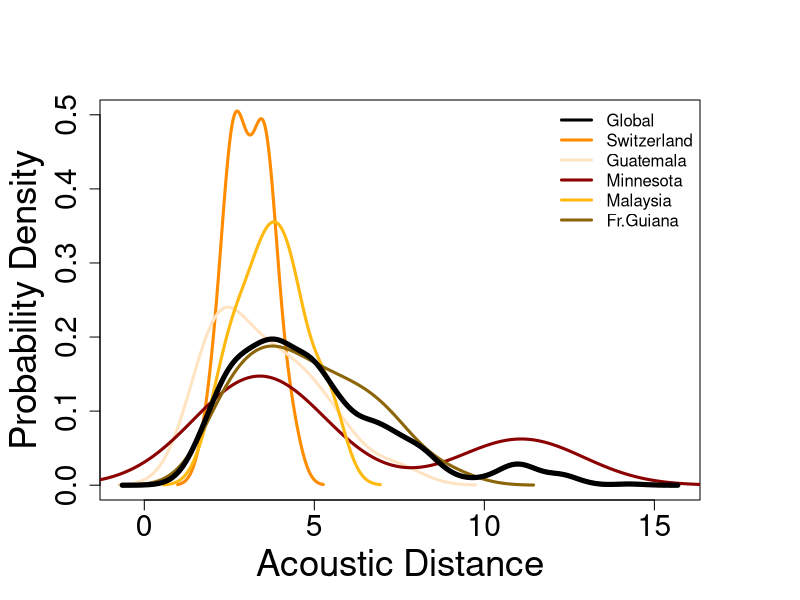
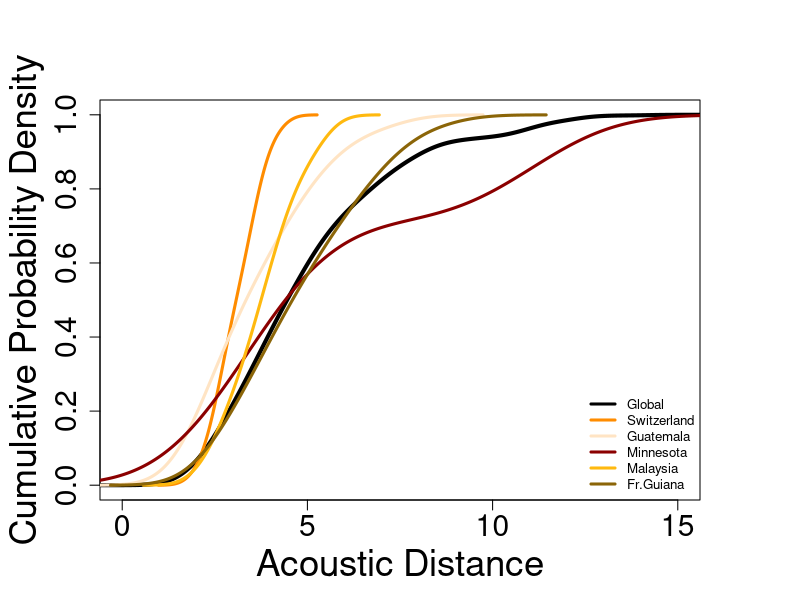

Here is the R script that generated these plots, in order: (Note: this script raises an error after producing the figures.)
# Set working directory to folder with your files (change accordingly)
setwd("../10_Communities_densitycurves/AcousticDistance/")
rm(list=ls())#empty the workspace

library(ggplot2)
# Import all datafiles
AcousticMatrix=read.table(file="Acousticdist_matrix.csv", header=T, sep=",", dec=".", row.names = 1)

AcousticMatrix_Com1=read.table(file="Acousticdist_matrix_community1_Switzerland.csv", header=T, sep=",", dec=".", row.names = 1)
AcousticMatrix_Com2=read.table(file="Acousticdist_matrix_community2_Guatemala.csv", header=T, sep=",", dec=".", row.names = 1)
AcousticMatrix_Com3=read.table(file="Acousticdist_matrix_community3_Minnesota.csv", header=T, sep=",", dec=".", row.names = 1)
AcousticMatrix_Com4=read.table(file="Acousticdist_matrix_community4_Malaysia.csv", header=T, sep=",", dec=".", row.names = 1)
AcousticMatrix_Com5=read.table(file="Acousticdist_matrix_community5_FrGuiana.csv", header=T, sep=",", dec=".", row.names = 1)
AcousticMatrixAllCom=read.table(file="Acousticdist_matrix_ALLcommunities.csv", header=T, sep=",", dec=".", row.names = 1)

######### To plot densities, cannot used a dataframe format
# First, need to format from dataframe to matrix
AcousticMatrix <- as.matrix(AcousticMatrix)
AcousticMatrix_Com1 <- as.matrix(AcousticMatrix_Com1)
AcousticMatrix_Com2 <- as.matrix(AcousticMatrix_Com2)
AcousticMatrix_Com3 <- as.matrix(AcousticMatrix_Com3)
AcousticMatrix_Com4 <- as.matrix(AcousticMatrix_Com4)
AcousticMatrix_Com5 <- as.matrix(AcousticMatrix_Com5)
AcousticMatrixAllCom <- as.matrix(AcousticMatrixAllCom)

# Then possible to extract all values into a single dimension array (which we can then plot)
AcousticsGlobal <- na.omit(as.vector(AcousticMatrix))
AcousticsCom1 <- na.omit(as.vector(AcousticMatrix_Com1))
AcousticsCom2 <- na.omit(as.vector(AcousticMatrix_Com2))
AcousticsCom3 <- na.omit(as.vector(AcousticMatrix_Com3))
AcousticsCom4 <- na.omit(as.vector(AcousticMatrix_Com4))
AcousticsCom5 <- na.omit(as.vector(AcousticMatrix_Com5))
AcousticsAllCom <- na.omit(as.vector(AcousticMatrixAllCom))

# Then compile the kernel density estimation for each dataframe (whole or communities)
densityGlobal <- density(AcousticsGlobal)
densityCom1 <- density(AcousticsCom1)
densityCom2 <- density(AcousticsCom2)
densityCom3 <- density(AcousticsCom3)
densityCom4 <- density(AcousticsCom4)
densityCom5 <- density(AcousticsCom5)
densityAllCom <- density(AcousticsAllCom)

#pdf("DensityPlot_AcousticDistance.pdf")
par(mar=c(5,5,5,5))
plot(densityGlobal$x, densityGlobal$y, col="black", type='l', xlab= "Acoustic Distance", ylim = c(0,0.5), ylab= 'Probability Density', lwd=4, cex.axis= 1.8, cex.lab=2.2)
lines(densityCom1$x, densityCom1$y,type= 'l',col="darkorange", lwd=3)
lines(densityCom2$x, densityCom2$y,type= 'l',col="bisque1", lwd=3)     
lines(densityCom3$x, densityCom3$y,type= 'l',col="darkred", lwd=3)     
lines(densityCom4$x, densityCom4$y,type= 'l',col="darkgoldenrod1", lwd=3)     
lines(densityCom5$x, densityCom5$y,type= 'l',col="darkgoldenrod4", lwd=3)
#lines(densityAllCom$x, densityAllCom$y/max(densityAllCom$y),type = 'l', col = 'darkgray', lwd=4)
lines(densityGlobal$x, densityGlobal$y,type='l', col="black", lwd=5)

legend("topright", c("Global","Switzerland","Guatemala", "Minnesota", "Malaysia", "Fr.Guiana"), cex=1, bty = 'n',
       col=c("black","darkorange", "bisque1", "darkred", "darkgoldenrod1","darkgoldenrod4"), lwd = 3, lty=1)
#dev.off()


# Plot next as a cumulative probability distribution
#pdf("CumProb_AcousticDistance.pdf")
par(mar=c(5,5,5,5))
cum <- cumsum(densityGlobal$y*(densityGlobal$x[2]-densityGlobal$x[1]))
plot(densityGlobal$x, cum, xlim=c(0,15), ylim=c(0,1.0), col="black", type='l', xlab= "Acoustic Distance", ylab= 'Cumulative Probability Density', lwd=4, cex.axis= 1.8, cex.lab=2.2)

cum <- cumsum(densityCom1$y*(densityCom1$x[2]-densityCom1$x[1]))
lines(densityCom1$x, cum,type= 'l',col="darkorange", lwd=3)

cum <- cumsum(densityCom2$y*(densityCom2$x[2]-densityCom2$x[1]))
lines(densityCom2$x, cum,type= 'l',col="bisque1", lwd=3)  

cum <- cumsum(densityCom3$y*(densityCom3$x[2]-densityCom3$x[1]))
lines(densityCom3$x, cum,type= 'l',col="darkred", lwd=3) 

cum <- cumsum(densityCom4$y*(densityCom4$x[2]-densityCom4$x[1]))
lines(densityCom4$x, cum,type= 'l',col="darkgoldenrod1", lwd=3)     
cum <- cumsum(densityCom5$y*(densityCom5$x[2]-densityCom5$x[1]))
lines(densityCom5$x, cum,type= 'l',col="darkgoldenrod4", lwd=3)  
legend("bottomright", c("Global","Switzerland","Guatemala", "Minnesota", "Malaysia", "Fr.Guiana"), cex=0.8, 
       col=c("black","darkorange", "bisque1", "darkred", "darkgoldenrod1","darkgoldenrod4"), lwd = 3, lty=1, bty = "n")
#dev.off()




wilcoxTest1 <- wilcox.test(x = AcousticsGlobal, y = AcousticsCom1)
qnorm(wilcoxTest1$p.value/2)
wilcoxTest2 <- wilcox.test(x = AcousticsGlobal, y = AcousticsCom2)
qnorm(wilcoxTest2$p.value/2)
wilcoxTest3 <- wilcox.test(x = AcousticsGlobal, y = AcousticsCom3)
qnorm(wilcoxTest3$p.value/2)
wilcoxTest4 <- wilcox.test(x = AcousticsGlobal, y = AcousticsCom4)
qnorm(wilcoxTest4$p.value/2)
wilcoxTest5 <- wilcox.test(x = AcousticsGlobal, y = AcousticsCom5)
qnorm(wilcoxTest5$p.value/2)

p.adjust(as.vector(c(wilcoxTest1$p.value,wilcoxTest2$p.value,wilcoxTest3$p.value,wilcoxTest4$p.value,wilcoxTest5$p.value)),method = 'bonferroni', n=5) 



######################################
# Above was the analysis to plot the probability densities from real communities. Now using simulated communities for comparison:

data=read.table(file="Acoustic_species_postDFA.csv", header=T, sep=",",dec=".")
AcousticMatrix=read.table(file="Acousticdist_matrix.csv", header=T, sep=",", dec=".", row.names = 1)

Data_AC_Strat <- droplevels(data[data$AcousticClust==1,])
Data_DK_Strat <- droplevels(data[data$AcousticClust==2,])
Data_SF_Strat <- droplevels(data[data$AcousticClust==3,])
Data_SS_Strat <- droplevels(data[data$AcousticClust==4,])
Data_RS_Strat <- droplevels(data[data$AcousticClust==5,])
Data_IS_Strat <- droplevels(data[data$AcousticClust==6,])

# Perform this simulation nBoot times
nBoot <- 100

# Look at range to get an idea
xmin <- min(c(min(densityCom1$x),min(densityCom2$x),min(densityCom3$x),
              min(densityCom4$x),min(densityCom5$x)))
xmax <- max(c(max(densityCom1$x),max(densityCom2$x),max(densityCom3$x),
              max(densityCom4$x),max(densityCom5$x)))

# Need power of 2 for density function
xrange <- seq(-2.85, 16.3, by=0.15) ######## here get 128 values to match what the density function outputs
nx <- length(xrange)

# Make space to store densities
RealDensity <- matrix(nrow=nBoot, ncol=nx)
RandomDensity <- matrix(nrow=nBoot, ncol=nx)
SameDensity <- matrix(nrow=nBoot, ncol=nx)
DiffDensity <- matrix(nrow=nBoot, ncol=nx)

for (iboot in 1:nBoot) {

### Need to create 6 communities (one per drum type) of 5 species where, for each community, the 5 species have the same drum type

# community RS
RS_species_index <- sample(length(levels(Data_RS_Strat$Species)),5, replace = F)
RS_species <- droplevels(Data_RS_Strat[Data_RS_Strat$Species %in% levels(Data_RS_Strat$Species)[RS_species_index],])

# community IS
IS_species_index <- sample(length(levels(Data_IS_Strat$Species)),5, replace = F)
IS_species <- droplevels(Data_IS_Strat[Data_IS_Strat$Species %in% levels(Data_IS_Strat$Species)[IS_species_index],])

# community AC
AC_species_index <- sample(length(levels(Data_AC_Strat$Species)),5, replace = F)
AC_species <- droplevels(Data_AC_Strat[Data_AC_Strat$Species %in% levels(Data_AC_Strat$Species)[AC_species_index],])

# community DK
DK_species_index <- sample(length(levels(Data_DK_Strat$Species)),5, replace = F)
DK_species <- droplevels(Data_DK_Strat[Data_DK_Strat$Species %in% levels(Data_DK_Strat$Species)[DK_species_index],])

# community SF
SF_species_index <- sample(length(levels(Data_SF_Strat$Species)),5, replace = F)
SF_species <- droplevels(Data_SF_Strat[Data_SF_Strat$Species %in% levels(Data_SF_Strat$Species)[SF_species_index],])

# community SS
SS_species_index <- sample(length(levels(Data_SS_Strat$Species)),5, replace = F)
SS_species <- droplevels(Data_SS_Strat[Data_SS_Strat$Species %in% levels(Data_SS_Strat$Species)[SS_species_index],])


### In addition, creating 4 communities with 6 species where, for each community, the 6 species 
### have the same drum type (IS and RS cannot be used as each of these drum types is used only by 5 species)
# community AC_2
AC_species_index2 <- sample(length(levels(Data_AC_Strat$Species)),6, replace = F)
AC_species2 <- droplevels(Data_AC_Strat[Data_AC_Strat$Species %in% levels(Data_AC_Strat$Species)[AC_species_index2],])

# community DK_2
DK_species_index2 <- sample(length(levels(Data_DK_Strat$Species)),6, replace = F)
DK_species2 <- droplevels(Data_DK_Strat[Data_DK_Strat$Species %in% levels(Data_DK_Strat$Species)[DK_species_index2],])

# community SF_2
SF_species_index2 <- sample(length(levels(Data_SF_Strat$Species)),6, replace = F)
SF_species2 <- droplevels(Data_SF_Strat[Data_SF_Strat$Species %in% levels(Data_SF_Strat$Species)[SF_species_index2],])

# community SS_2
SS_species_index2 <- sample(length(levels(Data_SS_Strat$Species)),6, replace = F)
SS_species2 <- droplevels(Data_SS_Strat[Data_SS_Strat$Species %in% levels(Data_SS_Strat$Species)[SS_species_index2],])


communityList <- list(RS_species,IS_species,AC_species,DK_species,SF_species,SS_species,AC_species2,DK_species2,SF_species2,SS_species2)
# communityList <- list(RS_species) #checkup line to run one community at a time


# prepare a vector to store the correct classification index values
sameStrat_Comm = c()

for (community in communityList){
  ACMatrix <- as.matrix(AcousticMatrix[rownames(AcousticMatrix)%in% community$Species, colnames(AcousticMatrix)%in% community$Species]) # Rownames(AcousticMatrix) should be = to colnames(AcousticMatrix)
  acousticDistanceVector <- na.omit(as.vector(ACMatrix))
  sameStrat_Comm <- c(sameStrat_Comm, acousticDistanceVector) # vector of 120 values (6 times 10 values, i.e. 10 values per drum type ; + 4 times 15 values)
  
  print(ACMatrix)
  
}

# Now plotting density curves based on CCI (correct classification index = the values stored in the vector created prior to the for loop)
#AcDist_sameStrat_Comm <- density(sameStrat_Comm)
AcDist_sameStrat_Comm <- density(sameStrat_Comm, from=-2.85, to=16.3, n=128)
SameDensity[iboot,] <- AcDist_sameStrat_Comm$y


#par(mar=c(5,5,5,5))
#plot(AcDist_sameStrat_Comm$x, AcDist_sameStrat_Comm$y, xlim=c(0,15), col="red", type='l', xlab= "Correct classification Index", ylab= 'Probability density', lwd=4, cex.axis= 1.8, cex.lab=2.2)

#write.csv(sameStrat_Comm,'sameStrat_CommVector_AcDist.csv')






##############################
### Then need to create 6 communities of 5 species and 4 communities of 6 species where each species has a different drum type
data=read.table(file="Acoustic_species_postDFA.csv", header=T, sep=",",dec=".")
AcousticMatrix=read.table(file="Acousticdist_matrix.csv", header=T, sep=",", dec=".", row.names = 1)

Data_AC_Strat <- droplevels(data[data$AcousticClust==1,])
Data_DK_Strat <- droplevels(data[data$AcousticClust==2,])
Data_SF_Strat <- droplevels(data[data$AcousticClust==3,])
Data_SS_Strat <- droplevels(data[data$AcousticClust==4,])
Data_RS_Strat <- droplevels(data[data$AcousticClust==5,])
Data_IS_Strat <- droplevels(data[data$AcousticClust==6,])


# prepare a vector to storage the correct classification index values
diffStrat_Comm = c()


# create 2 for loops: one to create 6 communities of 5 species, another to create 4 communities of 6 species 
for (counter in 1:6){
  # community RS
  RS_singlespecies_index <- sample(length(levels(Data_RS_Strat$Species)),1, replace = F)
  RS_singlespecies <- droplevels(Data_RS_Strat[Data_RS_Strat$Species %in% levels(Data_RS_Strat$Species)[RS_singlespecies_index],])
  
  # community IS
  IS_singlespecies_index <- sample(length(levels(Data_IS_Strat$Species)),1, replace = F)
  IS_singlespecies <- droplevels(Data_IS_Strat[Data_IS_Strat$Species %in% levels(Data_IS_Strat$Species)[IS_singlespecies_index],])
  
  # community AC
  AC_singlespecies_index <- sample(length(levels(Data_AC_Strat$Species)),1, replace = F)
  AC_singlespecies <- droplevels(Data_AC_Strat[Data_AC_Strat$Species %in% levels(Data_AC_Strat$Species)[AC_singlespecies_index],])
  
  # community DK
  DK_singlespecies_index <- sample(length(levels(Data_DK_Strat$Species)),1, replace = F)
  DK_singlespecies <- droplevels(Data_DK_Strat[Data_DK_Strat$Species %in% levels(Data_DK_Strat$Species)[DK_singlespecies_index],])
  
  # community SF
  SF_singlespecies_index <- sample(length(levels(Data_SF_Strat$Species)),1, replace = F)
  SF_singlespecies <- droplevels(Data_SF_Strat[Data_SF_Strat$Species %in% levels(Data_SF_Strat$Species)[SF_singlespecies_index],])
  
  # community SS
  SS_singlespecies_index <- sample(length(levels(Data_SS_Strat$Species)),1, replace = F)
  SS_singlespecies <- droplevels(Data_SS_Strat[Data_SS_Strat$Species %in% levels(Data_SS_Strat$Species)[SS_singlespecies_index],])
  
  
  speciesList <- list(RS_singlespecies, IS_singlespecies, AC_singlespecies, DK_singlespecies, SF_singlespecies, SS_singlespecies)
  FivespeciesListsample <- sample(speciesList,5, replace = F)
  FivespeciesList <- droplevels(do.call(rbind.data.frame, FivespeciesListsample)) # At each iteration of the counter, this is the community with 5 species that we use
  
  ACMatrix <- as.matrix(AcousticMatrix[rownames(AcousticMatrix)%in% FivespeciesList$Species, colnames(AcousticMatrix)%in% FivespeciesList$Species]) # Rownames(AcousticMatrix) should be = to colnames(AcousticMatrix)
  acousticDistanceVector <- na.omit(as.vector(ACMatrix))
  diffStrat_Comm <- c(diffStrat_Comm, acousticDistanceVector) # vector of 60 values (6 times 10 values, i.e. 10 values per drum type)
  
  print(ACMatrix)
  
}

for (counter in 1:4){
  # community RS
  RS_singlespecies_index <- sample(length(levels(Data_RS_Strat$Species)),1, replace = F)
  RS_singlespecies <- droplevels(Data_RS_Strat[Data_RS_Strat$Species %in% levels(Data_RS_Strat$Species)[RS_singlespecies_index],])
  
  # community IS
  IS_singlespecies_index <- sample(length(levels(Data_IS_Strat$Species)),1, replace = F)
  IS_singlespecies <- droplevels(Data_IS_Strat[Data_IS_Strat$Species %in% levels(Data_IS_Strat$Species)[IS_singlespecies_index],])
  
  # community AC
  AC_singlespecies_index <- sample(length(levels(Data_AC_Strat$Species)),1, replace = F)
  AC_singlespecies <- droplevels(Data_AC_Strat[Data_AC_Strat$Species %in% levels(Data_AC_Strat$Species)[AC_singlespecies_index],])
  
  # community DK
  DK_singlespecies_index <- sample(length(levels(Data_DK_Strat$Species)),1, replace = F)
  DK_singlespecies <- droplevels(Data_DK_Strat[Data_DK_Strat$Species %in% levels(Data_DK_Strat$Species)[DK_singlespecies_index],])
  
  # community SF
  SF_singlespecies_index <- sample(length(levels(Data_SF_Strat$Species)),1, replace = F)
  SF_singlespecies <- droplevels(Data_SF_Strat[Data_SF_Strat$Species %in% levels(Data_SF_Strat$Species)[SF_singlespecies_index],])
  
  # community SS
  SS_singlespecies_index <- sample(length(levels(Data_SS_Strat$Species)),1, replace = F)
  SS_singlespecies <- droplevels(Data_SS_Strat[Data_SS_Strat$Species %in% levels(Data_SS_Strat$Species)[SS_singlespecies_index],])
  
  
  SixspeciesList <- droplevels(as.data.frame(rbind(RS_singlespecies, IS_singlespecies, AC_singlespecies, DK_singlespecies, SF_singlespecies, SS_singlespecies))) # At each iteration of the counter, this is the community with 6 species that we use
  
  ACMatrix <- as.matrix(AcousticMatrix[rownames(AcousticMatrix)%in% SixspeciesList$Species, colnames(AcousticMatrix)%in% SixspeciesList$Species]) # Rownames(AcousticMatrix) should be = to colnames(AcousticMatrix)
  acousticDistanceVector <- na.omit(as.vector(ACMatrix))
  diffStrat_Comm <- c(diffStrat_Comm, acousticDistanceVector) # vector of 120 values (6 times 10 values, i.e. 10 values per drum type ; + 4 times 15 values)
  
  print(ACMatrix)
  
}

# Now plotting density curves based on CCI (correct classification index = the values stored in the vector created prior to the for loop)
#AcDist_diffStrat_Comm <- density(diffStrat_Comm)
AcDist_diffStrat_Comm <- density(diffStrat_Comm, from=-2.85, to=16.3, n=128)
DiffDensity[iboot,] <- AcDist_diffStrat_Comm$y

#par(mar=c(5,5,5,5))
#plot(AcDist_diffStrat_Comm$x, AcDist_diffStrat_Comm$y, xlim=c(0,15), col="red", type='l', xlab= "Correct classification Index", ylab= 'Probability density', lwd=4, cex.axis= 1.8, cex.lab=2.2)

#write.csv(diffStrat_Comm,'diffStrat_CommVector_AcDist.csv')


  



##############################
### Need to create 6 communities of 5 random species and 4 communities of 6 random species (note that random species are chosen from within the pool of 5 communities)
data=read.table(file="Acoustic_species_postDFA_AllComm.csv", header=T, sep=",", dec=".")
#data=read.table(file="Acoustic_species_postDFA.csv", header=T, sep=",", dec=".") # alternative with full dataset

AcousticMatrix=read.table(file="Acousticdist_matrix.csv", header=T, sep=",", dec=".", row.names = 1)


# prepare a vector to storage the correct classification index values
randomStrat_Comm = c()

# create 6 random communities of 5 species
for (counter in 1:6){
  randomCom_index <- sample(length(levels(data$Species)),5, replace = F)
  randomCom <- droplevels(data[data$Species %in% levels(data$Species)[randomCom_index],])
  
  ACMatrix <- as.matrix(AcousticMatrix[rownames(AcousticMatrix)%in% randomCom$Species, colnames(AcousticMatrix)%in% randomCom$Species]) # Rownames(AcousticMatrix) should be = to colnames(AcousticMatrix)
  acousticDistanceVector <- na.omit(as.vector(ACMatrix))
  randomStrat_Comm <- c(randomStrat_Comm, acousticDistanceVector) # vector of 60 values (6 times 10 values, i.e. 10 values per community)
  
  print (ACMatrix)#checkupline to visualize the correct classification index matrices that are created
  
}

# create 4 random communities of 6 species
for (counter in 1:4){
  randomCom_index <- sample(length(levels(data$Species)),6, replace = F)
  randomCom <- droplevels(data[data$Species %in% levels(data$Species)[randomCom_index],])
  
  ACMatrix <- as.matrix(AcousticMatrix[rownames(AcousticMatrix)%in% randomCom$Species, colnames(AcousticMatrix)%in% randomCom$Species]) # Rownames(AcousticMatrix) should be = to colnames(AcousticMatrix)
  acousticDistanceVector <- na.omit(as.vector(ACMatrix))
  randomStrat_Comm <- c(randomStrat_Comm, acousticDistanceVector) # vector of 60 values (4 times 15 values, i.e. 15 values per community)
  
  print (ACMatrix)#checkupline to visualize the correct classification index matrices that are created
}

# Now plotting density curves based on CCI (correct classification index = the values stored in the vector created prior to the for loop)
AcDist_randomStrat_Comm <- density(randomStrat_Comm)
AcDist_randomStrat_Comm <- density(randomStrat_Comm,from=-2.85, to=16.3, n=128)
RandomDensity[iboot,] <- AcDist_randomStrat_Comm$y

#par(mar=c(5,5,5,5))
#plot(AcDist_randomStrat_Comm$x, AcDist_randomStrat_Comm$y, xlim=c(0,15), col="red", type='l', xlab= "Correct classification Index", ylab= 'Probability density', lwd=4, cex.axis= 1.8, cex.lab=2.2)


#write.csv(randomStrat_Comm,'randomStrat_CommVector_AcDist.csv')


  
  
  




##############################
### Finally, need to use real communities, creating 5 communities of 5 species (random sampling of 5 species once from each real community) and 5 communities of 6 species
### Note that, to use a similar number of correct classification values from '5-species communities' and '6-species communities', 
### we will need to downsample the number of values from the 5 communities with 6 species. Yet, those are created to provide a balanced sampling between real communities

AcousticMatrix_Com1=read.table(file="Acousticdist_matrix_community1_Switzerland.csv", header=T, sep=",", dec=".", row.names = 1)
AcousticMatrix_Com2=read.table(file="Acousticdist_matrix_community2_Guatemala.csv", header=T, sep=",", dec=".", row.names = 1)
AcousticMatrix_Com3=read.table(file="Acousticdist_matrix_community3_Minnesota.csv", header=T, sep=",", dec=".", row.names = 1)
AcousticMatrix_Com4=read.table(file="Acousticdist_matrix_community4_Malaysia.csv", header=T, sep=",", dec=".", row.names = 1)
AcousticMatrix_Com5=read.table(file="Acousticdist_matrix_community5_FrGuiana.csv", header=T, sep=",", dec=".", row.names = 1)

real_Comm <- c()
# first choosing 5 species among each of the real communities. Thus creating 50 values (5 times 10 values, i.e. 10 values per community)
com1_5sp_index <- sample(length(colnames(AcousticMatrix_Com1)),5, replace = F)
com1_5sp <- na.omit(as.vector(as.matrix(AcousticMatrix_Com1[c(sort(com1_5sp_index)),c(sort(com1_5sp_index))])))
print(AcousticMatrix_Com1[c(sort(com1_5sp_index)),c(sort(com1_5sp_index))])
  
com2_5sp_index <- sample(length(colnames(AcousticMatrix_Com2)),5, replace = F)
com2_5sp <- na.omit(as.vector(as.matrix(AcousticMatrix_Com2[c(sort(com2_5sp_index)),c(sort(com2_5sp_index))])))
print(AcousticMatrix_Com2[c(sort(com2_5sp_index)),c(sort(com2_5sp_index))])

com3_5sp_index <- sample(length(colnames(AcousticMatrix_Com3)),5, replace = F)
com3_5sp <- na.omit(as.vector(as.matrix(AcousticMatrix_Com3[c(sort(com3_5sp_index)),c(sort(com3_5sp_index))])))
print(AcousticMatrix_Com3[c(sort(com3_5sp_index)),c(sort(com3_5sp_index))])

com4_5sp_index <- sample(length(colnames(AcousticMatrix_Com4)),5, replace = F)
com4_5sp <- na.omit(as.vector(as.matrix(AcousticMatrix_Com4[c(sort(com4_5sp_index)),c(sort(com4_5sp_index))])))
print(AcousticMatrix_Com4[c(sort(com4_5sp_index)),c(sort(com4_5sp_index))])  

com5_5sp_index <- sample(length(colnames(AcousticMatrix_Com5)),5, replace = F)
com5_5sp <- na.omit(as.vector(as.matrix(AcousticMatrix_Com5[c(sort(com5_5sp_index)),c(sort(com5_5sp_index))])))
print(AcousticMatrix_Com5[c(sort(com5_5sp_index)),c(sort(com5_5sp_index))])

real_Comm <- c(com1_5sp, com2_5sp, com3_5sp, com4_5sp, com5_5sp)


# then choosing 6 species among each of the real communities. Thus creating 50 values (5 times 15 values, minus random selection of 25 points to balance wight of 5specie and 6species in the set of acoustic distance values)
com1_6sp_index <- sample(length(colnames(AcousticMatrix_Com1)),6, replace = F)
com1_6sp <- na.omit(as.vector(as.matrix(AcousticMatrix_Com1[c(sort(com1_6sp_index)),c(sort(com1_6sp_index))])))
print(AcousticMatrix_Com1[c(sort(com1_6sp_index)),c(sort(com1_6sp_index))])

com2_6sp_index <- sample(length(colnames(AcousticMatrix_Com2)),6, replace = F)
com2_6sp <- na.omit(as.vector(as.matrix(AcousticMatrix_Com2[c(sort(com2_6sp_index)),c(sort(com2_6sp_index))])))
print(AcousticMatrix_Com2[c(sort(com2_6sp_index)),c(sort(com2_6sp_index))])

com3_6sp_index <- sample(length(colnames(AcousticMatrix_Com3)),6, replace = F)
com3_6sp <- na.omit(as.vector(as.matrix(AcousticMatrix_Com3[c(sort(com3_6sp_index)),c(sort(com3_6sp_index))])))
print(AcousticMatrix_Com3[c(sort(com3_6sp_index)),c(sort(com3_6sp_index))])

com4_6sp_index <- sample(length(colnames(AcousticMatrix_Com4)),6, replace = F)
com4_6sp <- na.omit(as.vector(as.matrix(AcousticMatrix_Com4[c(sort(com4_6sp_index)),c(sort(com4_6sp_index))])))
print(AcousticMatrix_Com4[c(sort(com4_6sp_index)),c(sort(com4_6sp_index))])

com5_6sp_index <- sample(length(colnames(AcousticMatrix_Com5)),6, replace = F)
com5_6sp <- na.omit(as.vector(as.matrix(AcousticMatrix_Com5[c(sort(com5_6sp_index)),c(sort(com5_6sp_index))])))
print(AcousticMatrix_Com5[c(sort(com5_6sp_index)),c(sort(com5_6sp_index))])

real_Comm_tmp <- c(com1_6sp, com2_6sp, com3_6sp, com4_6sp, com5_6sp)

real_Comm_tmp_downsampled <- sample(real_Comm_tmp,50, replace = F)
real_Comm <- c(real_Comm, real_Comm_tmp_downsampled) # vector of 100 values (5 times 10 values + "5 times 15 values - 25 values")

# Now plotting density curves based on CCI (correct classification index = the values stored in the vector created prior to the for loop)
#Ac_Dist_real_Comm <- density(real_Comm)
Ac_Dist_real_Comm <- density(real_Comm, from=-2.85, to=16.3, n=128)
RealDensity[iboot,] <- Ac_Dist_real_Comm$y

#par(mar=c(5,5,5,5))
#plot(Ac_Dist_real_Comm$x, Ac_Dist_real_Comm$y, xlim=c(0,15), col="red", type='l', xlab= "Correct classification Index", ylab= 'Probability density', lwd=4, cex.axis= 1.8, cex.lab=2.2)


#write.csv(real_Comm,'real_CommVector_AcDist.csv')

}
#   End of boot strap loop


# Make a gg plot for Density Functions
RealDensityMean <- colMeans(RealDensity)
RandomDensityMean <- colMeans(RandomDensity)
SameDensityMean <- colMeans(SameDensity)
DiffDensityMean <- colMeans(DiffDensity)

RealDensitySD <- apply(RealDensity, 2, sd)
RandomDensitySD <- apply(RandomDensity, 2, sd)
SameDensitySD <- apply(SameDensity, 2, sd)
DiffDensitySD <- apply(DiffDensity, 2, sd)

dataPlot <- data.frame(xrange, RealDensityMean, RandomDensityMean, SameDensityMean, DiffDensityMean, RealDensitySD, RandomDensitySD, SameDensitySD, DiffDensitySD)

# Use ggplot to make nice error bar plots
plot.density<- ggplot(dataPlot, aes(x=xrange))

plot.density <- plot.density + geom_line(aes(y=RealDensityMean, colour='Real'),lwd=1.5 ) 
plot.density <- plot.density + geom_ribbon(aes(ymin=RealDensityMean-RealDensitySD, ymax=RealDensityMean-RealDensitySD),alpha=.3, fill = 'black')

plot.density <- plot.density +
  geom_line(aes(y=RandomDensityMean, colour='Random'), lty='dashed') 
plot.density <- plot.density +
  geom_ribbon(aes(ymin=RandomDensityMean-RandomDensitySD, ymax=RandomDensityMean+RandomDensitySD), alpha=.3, fill = 'grey')

plot.density <- plot.density +
  geom_line(aes(x=xrange, y=SameDensityMean, colour='Same'), lty='dashed') 
plot.density <- plot.density +
  geom_ribbon(aes(ymin=SameDensityMean-SameDensitySD, ymax=SameDensityMean+SameDensitySD), alpha=.3, fill = 'blue')

plot.density <- plot.density +
  geom_line(aes(x=xrange, y=DiffDensityMean, colour='Diff'), lty='dashed')
plot.density <- plot.density +
  geom_ribbon(aes(ymin=DiffDensityMean-DiffDensitySD, ymax=DiffDensityMean+DiffDensitySD),alpha=.3, fill = 'red')

plot.density <- plot.density + labs(x="Acoustic distance", y = "Probability density") + ylim(c(-0.01, 0.35)) +  xlim(c(0, 15)) +
  theme_classic() +
  theme(legend.position=c(0.8,0.8)) +
  scale_colour_manual(values = c('red', 'grey', 'black', 'blue'), name=NULL)

plot.density

#ggsave("AcDistanceSimulationsProb.pdf", device = "pdf", width = 15, height = 10, units = "cm")

######### Repeat for Cumulative distributions  ###############
dx <- xrange[2]-xrange[1]
# Make space to store cumulative distributions
RealCum <- matrix(nrow=nBoot, ncol=nx)
RandomCum <- matrix(nrow=nBoot, ncol=nx)
SameCum <- matrix(nrow=nBoot, ncol=nx)
DiffCum <- matrix(nrow=nBoot, ncol=nx)

for (i in 1:nBoot) {
  RealCum[i,] <- cumsum(RealDensity[i,])*dx
  RandomCum[i,] <- cumsum(RandomDensity[i,])*dx
  SameCum[i,] <- cumsum(SameDensity[i,])*dx
  DiffCum[i,] <- cumsum(DiffDensity[i,])*dx
}

# Make a gg plot for Cum Functions
RealCumMean <- colMeans(RealCum)
RandomCumMean <- colMeans(RandomCum)
SameCumMean <- colMeans(SameCum)
DiffCumMean <- colMeans(DiffCum)

RealCumSD <- apply(RealCum, 2, sd)
RandomCumSD <- apply(RandomCum, 2, sd)
SameCumSD <- apply(SameCum, 2, sd)
DiffCumSD <- apply(DiffCum, 2, sd)

dataPlot <- data.frame(xrange, RealCumMean, RandomCumMean, SameCumMean, DiffCumMean, RealCumSD, RandomCumSD, SameCumSD, DiffCumSD)

# Use ggplot to make nice error bar plots
plot.density<- ggplot(dataPlot, aes(x=xrange))

plot.density <- plot.density + geom_line(aes(y=RealCumMean, colour='Real'), lwd=1) 
plot.density <- plot.density + geom_ribbon(aes(ymin=RealCumMean-RealCumSD, ymax=RealCumMean-RealCumSD),alpha=.3, fill = 'black')

plot.density <- plot.density +
  geom_line(aes(y=RandomCumMean, colour='Random'), lty='dashed') 
plot.density <- plot.density +
  geom_ribbon(aes(ymin=RandomCumMean-RandomCumSD, ymax=RandomCumMean+RandomCumSD), alpha=.3, fill = 'grey')

plot.density <- plot.density +
  geom_line(aes(x=xrange, y=SameCumMean, colour='Same'), lty='dashed') 
plot.density <- plot.density +
  geom_ribbon(aes(ymin=SameCumMean-SameCumSD, ymax=SameCumMean+SameCumSD), alpha=.3, fill = 'blue')

plot.density <- plot.density +
  geom_line(aes(x=xrange, y=DiffCumMean, colour='Diff'), lty='dashed')
plot.density <- plot.density +
  geom_ribbon(aes(ymin=DiffCumMean-DiffCumSD, ymax=DiffCumMean+DiffCumSD),alpha=.3, fill = 'red')


plot.density <- plot.density + labs(x="Acoustic Distance", y = "Cumulative Probability Denisty") + ylim(c(0.0, 1.0)) +  xlim(c(0, 15)) +
  theme_bw() +
  theme(panel.grid.major=element_blank(),panel.grid.minor = element_blank(),panel.background = element_rect(colour = "black", size=1)) +
  #  theme_classic() +
  theme(axis.title.y = element_text(size = rel(1.8), angle = 90)) +
  theme(axis.title.x = element_text(size = rel(1.8), angle = 00)) +
  theme(axis.text.x = element_text(angle = 00, hjust = 0.5, size=17, color="black")) +
  theme(axis.text.y = element_text(angle = 90, hjust = 0.5, size=17, color="black")) +
  theme(legend.justification=c(1,0), legend.position=c(1,0),legend.box.margin=margin(0,0,0,0), legend.background = element_blank()) +
  scale_colour_manual(values = c('red', 'grey', 'black', 'blue'), labels = c("Different Type", "Random", "Real Communities","Same Type"), name=NULL)

plot.density

#ggsave("AcDistanceSimulationsCum.pdf", device = "pdf", width = 12, height = 12, units = "cm")





###############################
# Plotting  graphs 
# First need to check what range to use for y-axis
max_Y_val <- max(AcDist_sameStrat_Comm$y,AcDist_diffStrat_Comm$y, AcDist_randomStrat_Comm$y, Ac_Dist_real_Comm$y)

#pdf("DensityPlot_AcousticDistance_simCom.pdf")
par(mar=c(5,5,5,5))
plot(Ac_Dist_real_Comm$x, Ac_Dist_real_Comm$y, xlim=c(0,15), ylim=c(0,max_Y_val), col="black", type='l', xlab= "Acoustic distance", ylab= 'Probability density', lwd=5, cex.axis= 1.8, cex.lab=2.2)

lines(AcDist_randomStrat_Comm$x, AcDist_randomStrat_Comm$y, xlim=c(0,15), col="darkgray", type='l', lty=2, lwd=5, cex.axis= 1.8, cex.lab=2.2)
lines(AcDist_diffStrat_Comm$x, AcDist_diffStrat_Comm$y, xlim=c(0,15), col="red", type='l', lty=2, lwd=5, cex.axis= 1.8, cex.lab=2.2)
lines(AcDist_sameStrat_Comm$x, AcDist_sameStrat_Comm$y, xlim=c(0,15), col="blue", type='l', lty=2, lwd=5, cex.axis= 1.8, cex.lab=2.2)

lines(Ac_Dist_real_Comm$x, Ac_Dist_real_Comm$y, xlim=c(0,15), type='l', lwd=5, col='black', lty=1)


legend("topright", c("Real Communities","Random","Same Strategy", "Different Strategy"), cex=1, 
       col=c("black","darkgray", "blue", "red"), lwd = 3, lty=2)
# Repeat legend to overlay previous while leaving Random community in dashed
legend("topright","Real Communities", cex=1, bty = 'n',
       col=c("black"), lwd = 3, lty=1)
#dev.off()

  
